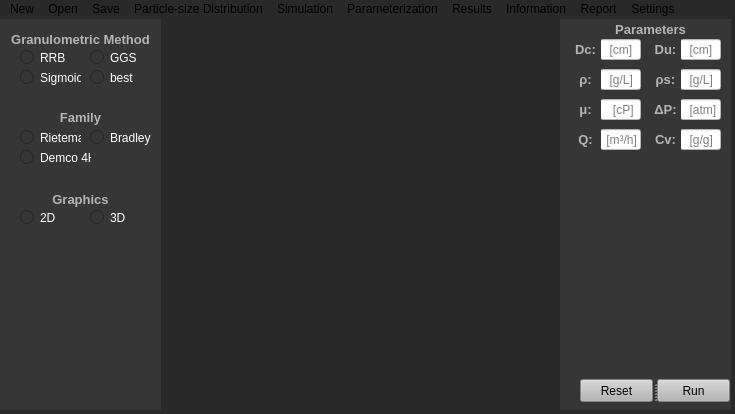
<?xml version="1.0" encoding="UTF-8"?>
<ui version="4.0">
 <class>MainWindow</class>
 <widget class="QMainWindow" name="MainWindow">
  <property name="geometry">
   <rect>
    <x>0</x>
    <y>0</y>
    <width>735</width>
    <height>414</height>
   </rect>
  </property>
  <property name="windowTitle">
   <string>MainWindow</string>
  </property>
  <property name="styleSheet">
   <string notr="true">background-color: rgb(41, 41, 41);</string>
  </property>
  <property name="locale">
   <locale language="English" country="UnitedStates"/>
  </property>
  <widget class="QWidget" name="centralwidget">
   <widget class="QWidget" name="widget_2" native="true">
    <property name="geometry">
     <rect>
      <x>560</x>
      <y>0</y>
      <width>171</width>
      <height>391</height>
     </rect>
    </property>
    <property name="styleSheet">
     <string notr="true">background-color: rgb(54, 54, 54);</string>
    </property>
    <widget class="QSplitter" name="splitter">
     <property name="geometry">
      <rect>
       <x>20</x>
       <y>360</y>
       <width>150</width>
       <height>23</height>
      </rect>
     </property>
     <property name="orientation">
      <enum>Qt::Horizontal</enum>
     </property>
     <widget class="QPushButton" name="ButtonReset">
      <property name="styleSheet">
       <string notr="true">background-color: rgb(181, 181, 181);</string>
      </property>
      <property name="text">
       <string>Reset</string>
      </property>
     </widget>
     <widget class="QPushButton" name="ButtonRun">
      <property name="styleSheet">
       <string notr="true">background-color: rgb(181, 181, 181);</string>
      </property>
      <property name="text">
       <string>Run</string>
      </property>
     </widget>
    </widget>
    <widget class="QLineEdit" name="lineEdit_Pcv">
     <property name="geometry">
      <rect>
       <x>120</x>
       <y>110</y>
       <width>41</width>
       <height>21</height>
      </rect>
     </property>
     <property name="styleSheet">
      <string notr="true">background-color: rgb(255, 255, 255);</string>
     </property>
     <property name="placeholderText">
      <string>  [g/g]</string>
     </property>
    </widget>
    <widget class="QLineEdit" name="lineEdit_Prho">
     <property name="geometry">
      <rect>
       <x>40</x>
       <y>50</y>
       <width>41</width>
       <height>21</height>
      </rect>
     </property>
     <property name="styleSheet">
      <string notr="true">background-color: rgb(255, 255, 255);</string>
     </property>
     <property name="placeholderText">
      <string>  [g/L]</string>
     </property>
    </widget>
    <widget class="QLineEdit" name="lineEdit_PQt">
     <property name="geometry">
      <rect>
       <x>40</x>
       <y>110</y>
       <width>41</width>
       <height>21</height>
      </rect>
     </property>
     <property name="styleSheet">
      <string notr="true">background-color: rgb(255, 255, 255);</string>
     </property>
     <property name="placeholderText">
      <string> [m³/h]</string>
     </property>
    </widget>
    <widget class="QLineEdit" name="lineEdit_PDc">
     <property name="geometry">
      <rect>
       <x>40</x>
       <y>20</y>
       <width>41</width>
       <height>21</height>
      </rect>
     </property>
     <property name="styleSheet">
      <string notr="true">background-color: rgb(255, 255, 255);</string>
     </property>
     <property name="placeholderText">
      <string notr="true">  [cm]</string>
     </property>
    </widget>
    <widget class="QLabel" name="label_PDc">
     <property name="geometry">
      <rect>
       <x>10</x>
       <y>20</y>
       <width>31</width>
       <height>21</height>
      </rect>
     </property>
     <property name="font">
      <font>
       <pointsize>10</pointsize>
       <weight>75</weight>
       <bold>true</bold>
      </font>
     </property>
     <property name="styleSheet">
      <string notr="true">color: rgb(181, 181, 181);</string>
     </property>
     <property name="text">
      <string>Dc:</string>
     </property>
     <property name="alignment">
      <set>Qt::AlignCenter</set>
     </property>
    </widget>
    <widget class="QLineEdit" name="lineEdit_Prhos">
     <property name="geometry">
      <rect>
       <x>120</x>
       <y>50</y>
       <width>41</width>
       <height>21</height>
      </rect>
     </property>
     <property name="styleSheet">
      <string notr="true">background-color: rgb(255, 255, 255);</string>
     </property>
     <property name="placeholderText">
      <string>  [g/L]</string>
     </property>
    </widget>
    <widget class="QLineEdit" name="lineEdit_PDu">
     <property name="geometry">
      <rect>
       <x>120</x>
       <y>20</y>
       <width>41</width>
       <height>21</height>
      </rect>
     </property>
     <property name="styleSheet">
      <string notr="true">background-color: rgb(255, 255, 255);</string>
     </property>
     <property name="placeholderText">
      <string>  [cm]</string>
     </property>
    </widget>
    <widget class="QLabel" name="label_Prhos">
     <property name="geometry">
      <rect>
       <x>90</x>
       <y>50</y>
       <width>31</width>
       <height>21</height>
      </rect>
     </property>
     <property name="font">
      <font>
       <pointsize>10</pointsize>
       <weight>75</weight>
       <bold>true</bold>
      </font>
     </property>
     <property name="styleSheet">
      <string notr="true">color: rgb(181, 181, 181);</string>
     </property>
     <property name="text">
      <string>ρs:</string>
     </property>
     <property name="alignment">
      <set>Qt::AlignCenter</set>
     </property>
    </widget>
    <widget class="QLineEdit" name="lineEdit_Pmu">
     <property name="geometry">
      <rect>
       <x>40</x>
       <y>80</y>
       <width>41</width>
       <height>21</height>
      </rect>
     </property>
     <property name="styleSheet">
      <string notr="true">background-color: rgb(255, 255, 255);</string>
     </property>
     <property name="locale">
      <locale language="English" country="UnitedStates"/>
     </property>
     <property name="placeholderText">
      <string>   [cP]</string>
     </property>
    </widget>
    <widget class="QLabel" name="label_Pmu">
     <property name="geometry">
      <rect>
       <x>10</x>
       <y>80</y>
       <width>31</width>
       <height>21</height>
      </rect>
     </property>
     <property name="font">
      <font>
       <pointsize>10</pointsize>
       <weight>75</weight>
       <bold>true</bold>
      </font>
     </property>
     <property name="styleSheet">
      <string notr="true">color: rgb(181, 181, 181);</string>
     </property>
     <property name="text">
      <string>μ:</string>
     </property>
     <property name="alignment">
      <set>Qt::AlignCenter</set>
     </property>
    </widget>
    <widget class="QLabel" name="label_PDu">
     <property name="geometry">
      <rect>
       <x>90</x>
       <y>20</y>
       <width>31</width>
       <height>21</height>
      </rect>
     </property>
     <property name="font">
      <font>
       <pointsize>10</pointsize>
       <weight>75</weight>
       <bold>true</bold>
      </font>
     </property>
     <property name="styleSheet">
      <string notr="true">color: rgb(181, 181, 181);</string>
     </property>
     <property name="text">
      <string>Du:</string>
     </property>
     <property name="alignment">
      <set>Qt::AlignCenter</set>
     </property>
    </widget>
    <widget class="QLabel" name="label_Prho">
     <property name="geometry">
      <rect>
       <x>10</x>
       <y>50</y>
       <width>31</width>
       <height>21</height>
      </rect>
     </property>
     <property name="font">
      <font>
       <pointsize>10</pointsize>
       <weight>75</weight>
       <bold>true</bold>
      </font>
     </property>
     <property name="styleSheet">
      <string notr="true">color: rgb(181, 181, 181);</string>
     </property>
     <property name="text">
      <string>ρ:</string>
     </property>
     <property name="alignment">
      <set>Qt::AlignCenter</set>
     </property>
    </widget>
    <widget class="QLabel" name="label_param">
     <property name="geometry">
      <rect>
       <x>20</x>
       <y>0</y>
       <width>141</width>
       <height>20</height>
      </rect>
     </property>
     <property name="font">
      <font>
       <pointsize>10</pointsize>
       <weight>75</weight>
       <bold>true</bold>
      </font>
     </property>
     <property name="styleSheet">
      <string notr="true">color: rgb(181, 181, 181);</string>
     </property>
     <property name="text">
      <string>Parameters</string>
     </property>
     <property name="alignment">
      <set>Qt::AlignCenter</set>
     </property>
    </widget>
    <widget class="QLineEdit" name="lineEdit_PdP">
     <property name="geometry">
      <rect>
       <x>120</x>
       <y>80</y>
       <width>41</width>
       <height>21</height>
      </rect>
     </property>
     <property name="styleSheet">
      <string notr="true">background-color: rgb(255, 255, 255);</string>
     </property>
     <property name="placeholderText">
      <string>  [atm]</string>
     </property>
    </widget>
    <widget class="QLabel" name="label_Pcv">
     <property name="geometry">
      <rect>
       <x>90</x>
       <y>110</y>
       <width>31</width>
       <height>21</height>
      </rect>
     </property>
     <property name="font">
      <font>
       <pointsize>10</pointsize>
       <weight>75</weight>
       <bold>true</bold>
      </font>
     </property>
     <property name="styleSheet">
      <string notr="true">color: rgb(181, 181, 181);</string>
     </property>
     <property name="text">
      <string>Cv:</string>
     </property>
     <property name="alignment">
      <set>Qt::AlignCenter</set>
     </property>
    </widget>
    <widget class="QLabel" name="label_PdP">
     <property name="geometry">
      <rect>
       <x>90</x>
       <y>80</y>
       <width>31</width>
       <height>21</height>
      </rect>
     </property>
     <property name="font">
      <font>
       <pointsize>10</pointsize>
       <weight>75</weight>
       <bold>true</bold>
      </font>
     </property>
     <property name="styleSheet">
      <string notr="true">color: rgb(181, 181, 181);</string>
     </property>
     <property name="text">
      <string>ΔP:</string>
     </property>
     <property name="alignment">
      <set>Qt::AlignCenter</set>
     </property>
    </widget>
    <widget class="QLabel" name="label_PQ">
     <property name="geometry">
      <rect>
       <x>10</x>
       <y>110</y>
       <width>31</width>
       <height>21</height>
      </rect>
     </property>
     <property name="font">
      <font>
       <pointsize>10</pointsize>
       <weight>75</weight>
       <bold>true</bold>
      </font>
     </property>
     <property name="styleSheet">
      <string notr="true">color: rgb(181, 181, 181);</string>
     </property>
     <property name="text">
      <string>Q:</string>
     </property>
     <property name="alignment">
      <set>Qt::AlignCenter</set>
     </property>
    </widget>
   </widget>
   <widget class="QWidget" name="widget" native="true">
    <property name="geometry">
     <rect>
      <x>0</x>
      <y>0</y>
      <width>161</width>
      <height>391</height>
     </rect>
    </property>
    <property name="styleSheet">
     <string notr="true">background-color: rgb(54, 54, 54);</string>
    </property>
    <widget class="QLabel" name="label">
     <property name="geometry">
      <rect>
       <x>0</x>
       <y>10</y>
       <width>161</width>
       <height>20</height>
      </rect>
     </property>
     <property name="font">
      <font>
       <pointsize>10</pointsize>
       <weight>75</weight>
       <bold>true</bold>
      </font>
     </property>
     <property name="styleSheet">
      <string notr="true">color: rgb(181, 181, 181);</string>
     </property>
     <property name="text">
      <string>Granulometric Method</string>
     </property>
     <property name="alignment">
      <set>Qt::AlignCenter</set>
     </property>
    </widget>
    <widget class="QRadioButton" name="radioButton_RRB">
     <property name="geometry">
      <rect>
       <x>20</x>
       <y>30</y>
       <width>51</width>
       <height>17</height>
      </rect>
     </property>
     <property name="styleSheet">
      <string notr="true">color: rgb(255, 255, 255);</string>
     </property>
     <property name="text">
      <string>RRB</string>
     </property>
    </widget>
    <widget class="QRadioButton" name="radioButton_GGS">
     <property name="geometry">
      <rect>
       <x>90</x>
       <y>30</y>
       <width>51</width>
       <height>17</height>
      </rect>
     </property>
     <property name="styleSheet">
      <string notr="true">color: rgb(255, 255, 255);</string>
     </property>
     <property name="text">
      <string>GGS</string>
     </property>
    </widget>
    <widget class="QRadioButton" name="radioButton_best">
     <property name="geometry">
      <rect>
       <x>90</x>
       <y>50</y>
       <width>51</width>
       <height>17</height>
      </rect>
     </property>
     <property name="styleSheet">
      <string notr="true">color: rgb(255, 255, 255);</string>
     </property>
     <property name="text">
      <string>best</string>
     </property>
    </widget>
    <widget class="QRadioButton" name="radioButton_Sigm">
     <property name="geometry">
      <rect>
       <x>20</x>
       <y>50</y>
       <width>61</width>
       <height>17</height>
      </rect>
     </property>
     <property name="styleSheet">
      <string notr="true">color: rgb(255, 255, 255);</string>
     </property>
     <property name="text">
      <string>Sigmoide</string>
     </property>
    </widget>
    <widget class="QLabel" name="label_12">
     <property name="geometry">
      <rect>
       <x>10</x>
       <y>90</y>
       <width>141</width>
       <height>16</height>
      </rect>
     </property>
     <property name="font">
      <font>
       <pointsize>10</pointsize>
       <weight>75</weight>
       <bold>true</bold>
      </font>
     </property>
     <property name="styleSheet">
      <string notr="true">color: rgb(181, 181, 181);</string>
     </property>
     <property name="text">
      <string>Family</string>
     </property>
     <property name="alignment">
      <set>Qt::AlignCenter</set>
     </property>
    </widget>
    <widget class="QRadioButton" name="radioButton_Rietema">
     <property name="geometry">
      <rect>
       <x>20</x>
       <y>110</y>
       <width>61</width>
       <height>17</height>
      </rect>
     </property>
     <property name="styleSheet">
      <string notr="true">color: rgb(255, 255, 255);</string>
     </property>
     <property name="text">
      <string>Rietema</string>
     </property>
     <attribute name="buttonGroup">
      <string notr="true">buttonGroup</string>
     </attribute>
    </widget>
    <widget class="QRadioButton" name="radioButton_Bradley">
     <property name="geometry">
      <rect>
       <x>90</x>
       <y>110</y>
       <width>61</width>
       <height>17</height>
      </rect>
     </property>
     <property name="styleSheet">
      <string notr="true">color: rgb(255, 255, 255);</string>
     </property>
     <property name="text">
      <string>Bradley</string>
     </property>
     <attribute name="buttonGroup">
      <string notr="true">buttonGroup</string>
     </attribute>
    </widget>
    <widget class="QRadioButton" name="radioButton_Demco">
     <property name="geometry">
      <rect>
       <x>20</x>
       <y>130</y>
       <width>71</width>
       <height>17</height>
      </rect>
     </property>
     <property name="styleSheet">
      <string notr="true">color: rgb(255, 255, 255);</string>
     </property>
     <property name="text">
      <string>Demco 4H</string>
     </property>
     <attribute name="buttonGroup">
      <string notr="true">buttonGroup</string>
     </attribute>
    </widget>
    <widget class="QLabel" name="label_13">
     <property name="geometry">
      <rect>
       <x>10</x>
       <y>170</y>
       <width>141</width>
       <height>20</height>
      </rect>
     </property>
     <property name="font">
      <font>
       <pointsize>10</pointsize>
       <weight>75</weight>
       <bold>true</bold>
      </font>
     </property>
     <property name="styleSheet">
      <string notr="true">color: rgb(181, 181, 181);</string>
     </property>
     <property name="text">
      <string>Graphics</string>
     </property>
     <property name="alignment">
      <set>Qt::AlignCenter</set>
     </property>
    </widget>
    <widget class="QRadioButton" name="radioButton_2D">
     <property name="geometry">
      <rect>
       <x>20</x>
       <y>190</y>
       <width>61</width>
       <height>17</height>
      </rect>
     </property>
     <property name="styleSheet">
      <string notr="true">color: rgb(255, 255, 255);</string>
     </property>
     <property name="text">
      <string>2D</string>
     </property>
     <attribute name="buttonGroup">
      <string notr="true">buttonGroup_2</string>
     </attribute>
    </widget>
    <widget class="QRadioButton" name="radioButton_3D">
     <property name="geometry">
      <rect>
       <x>90</x>
       <y>190</y>
       <width>61</width>
       <height>17</height>
      </rect>
     </property>
     <property name="styleSheet">
      <string notr="true">color: rgb(255, 255, 255);</string>
     </property>
     <property name="text">
      <string>3D</string>
     </property>
     <attribute name="buttonGroup">
      <string notr="true">buttonGroup_2</string>
     </attribute>
    </widget>
   </widget>
   <widget class="QLabel" name="label_2">
    <property name="geometry">
     <rect>
      <x>270</x>
      <y>20</y>
      <width>191</width>
      <height>361</height>
     </rect>
    </property>
    <property name="styleSheet">
     <string notr="true">image: url(:/img/Hydrocyclone-fonctionnement.png);</string>
    </property>
    <property name="text">
     <string/>
    </property>
   </widget>
  </widget>
  <widget class="QMenuBar" name="menubar">
   <property name="geometry">
    <rect>
     <x>0</x>
     <y>0</y>
     <width>735</width>
     <height>21</height>
    </rect>
   </property>
   <widget class="QMenu" name="menuNew">
    <property name="title">
     <string>New</string>
    </property>
   </widget>
   <widget class="QMenu" name="menuOpen">
    <property name="title">
     <string>Open</string>
    </property>
   </widget>
   <widget class="QMenu" name="menuSave">
    <property name="title">
     <string>Save</string>
    </property>
   </widget>
   <widget class="QMenu" name="menuParticle_size_Distribution">
    <property name="title">
     <string>Particle-size Distribution</string>
    </property>
   </widget>
   <widget class="QMenu" name="menuSimulation">
    <property name="title">
     <string>Simulation</string>
    </property>
   </widget>
   <widget class="QMenu" name="menuParameterization">
    <property name="title">
     <string>Parameterization</string>
    </property>
   </widget>
   <widget class="QMenu" name="menuResults">
    <property name="title">
     <string>Results</string>
    </property>
   </widget>
   <widget class="QMenu" name="menuInformation">
    <property name="title">
     <string>Information</string>
    </property>
   </widget>
   <widget class="QMenu" name="menuReport">
    <property name="title">
     <string>Report</string>
    </property>
   </widget>
   <widget class="QMenu" name="menuSettings">
    <property name="title">
     <string>Settings</string>
    </property>
   </widget>
   <addaction name="menuNew"/>
   <addaction name="menuOpen"/>
   <addaction name="menuSave"/>
   <addaction name="menuParticle_size_Distribution"/>
   <addaction name="menuSimulation"/>
   <addaction name="menuParameterization"/>
   <addaction name="menuResults"/>
   <addaction name="menuInformation"/>
   <addaction name="menuReport"/>
   <addaction name="menuSettings"/>
  </widget>
 </widget>
 <resources>
  <include location="Interface/img/img.qrc"/>
 </resources>
 <connections/>
 <buttongroups>
  <buttongroup name="buttonGroup"/>
  <buttongroup name="buttonGroup_2"/>
 </buttongroups>
</ui>
